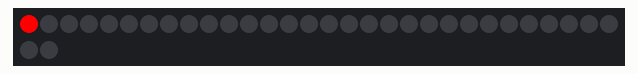
Bench run of a sketch on a simulated ESP8266 (NodeMCU). Parts: 32 RGB LEDs in strip order, left to right, continuing on the next row.

Above: at 0.15 s.
At 10.38 s:
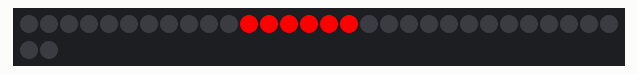
At 19.54 s:
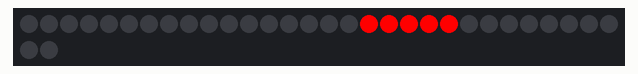
At 38.96 s:
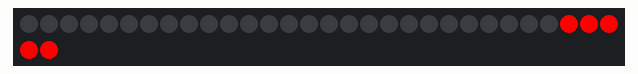

The sketch:

ledExample3neonCylon.ino
```cpp
#include <Adafruit_NeoPixel.h>

// Which pin on the Arduino is connected to the NeoPixels?
#define PIN D2 // On Trinket or Gemma, suggest changing this to 1

// How many NeoPixels are attached to the Arduino?
#define NUMPIXELS 32
Adafruit_NeoPixel strip(NUMPIXELS, PIN, NEO_GRB + NEO_KHZ800);

int ledDelay = 10;
int ledDelayMin = 30;
int ledDelayMax = 300;

void setup() {
  Serial.begin(9600);
  strip.begin(); // INITIALIZE NeoPixel strip object (REQUIRED)
  strip.show();
}

void loop() {
  void colorWipe(int r, int g, int b, int wait); {
    for (int i = 0; i < strip.numPixels(); i++) {
      strip.setPixelColor(i, strip.Color(255, 0, 0));
      //strip.setPixelColor(32-i, strip.Color(255, 0, 0));
      strip.show();
      delay(ledDelay);
      strip.setPixelColor(i - 5, strip.Color(0, 0, 0));
      //strip.setPixelColor(32-i, strip.Color(0,0,0));
      strip.show();
      delay(ledDelay);

    }
    void colorWipe(int r, int g, int b, int wait); {
      for (int i = 0; i < strip.numPixels(); i++) {
        //strip.setPixelColor(i, strip.Color(255, 0, 0));
        strip.setPixelColor(32 - i, strip.Color(255, 0, 0));
        strip.show();
        delay(ledDelay);
        //strip.setPixelColor(i, strip.Color(0,0,0));
        strip.setPixelColor(37 - i, strip.Color(0, 0, 0));
        strip.show();
        delay(ledDelay);
      }
    }

  }
}
```
